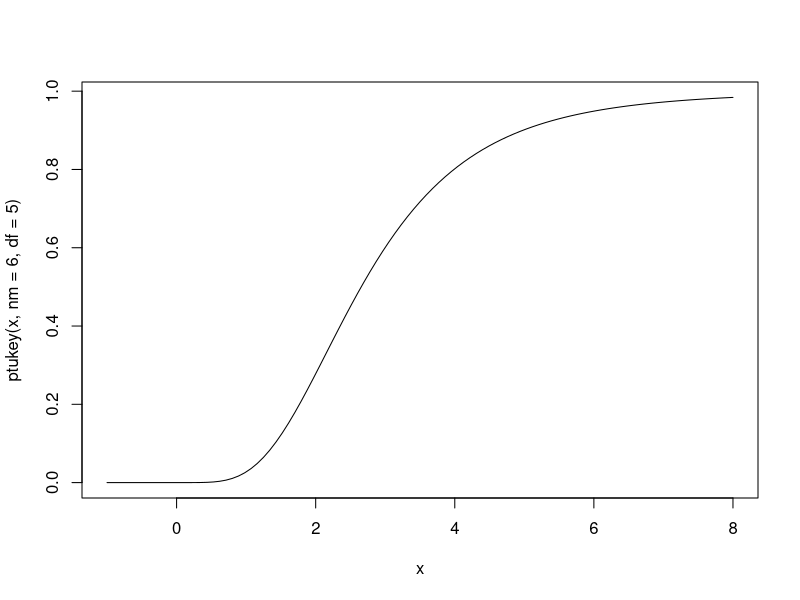

R code for this plot:

### Tukey Distribution

qtukey(.95,3,10)
ptukey(3.88,3,10)

curve(ptukey(x, nm = 6, df = 5), from = -1, to = 8, n = 101)

QTable <- expand.grid(alpha=c(0.01,0.05),
                      groups=seq(2,10,1),
                      df=seq(2,120,1))
QTable$QVal=qtukey(1-QTable$alpha,QTable$groups,df=QTable$df)
head(QTable)

(ptt <- ptukey(0:10, 2, df =  5))
(qtt <- qtukey(.95, 2, df =  2:11))
summary(abs(.95 - ptukey(qtt, 2, df = 2:11)))

ptukey(0:10, 2, df =  5)
qtukey(.95, 2, df =  2:11)

qtukey(p = 0.95, nmeans = 2:10, df = 5)
qtukey(p = 0.99, nmeans = 2:10, df = 5)
qtukey(p = 0.95, nmeans = 2:10, df = 6)

QTable<-function(dfrange=10,nurange=20,alpha=0.05,digs=3){

  ROWS<-dfrange
  COLS<-nurange
  tabl<-matrix(nrow=ROWS,ncol=COLS)

  for(a in 2:COLS){
    tabl[1,a]=a
  }
  for(b in 2:ROWS){
    tabl[b,1]=b
  }

  for(i in 2:ROWS){
    for(j in 2:COLS){
      tabl[i,j]<-qtukey(alpha,j,i,nranges=1,lower.tail=FALSE)
      #R has a wrong description for the parameter 'nmeans',
      #To get a correct result, always set 'nranges'=1, from the description       #of R:
      #i=n-nu;j=nu->n=i+j;nu=j->number of groups nu=j;
      #Each group has n/nu elements, which is (i+j)/j
      #The above interpretation is wrong, the parameter 'nmeans' 
      #should be regarded as number of groups when 'nranges'=1
      tabl[i,j]<-round(tabl[i,j],digs)
    }
  }
  tmp<-as.data.frame(tabl)
  colnames(tmp)<-as.character(tmp[1,])
  tmp<-tmp[-1,]
  rownames(tmp)<-as.character(tmp[,1])
  tmp<-tmp[,-1]
  message("significant level=",alpha)
  message("nu=1:",nurange,", df=1:",dfrange)
  message("Rows are the value sequence of df;Columns are the nu sequence.")
  print(tmp)
}
QTable(dfrange=20,nurange=8,alpha=0.01)
